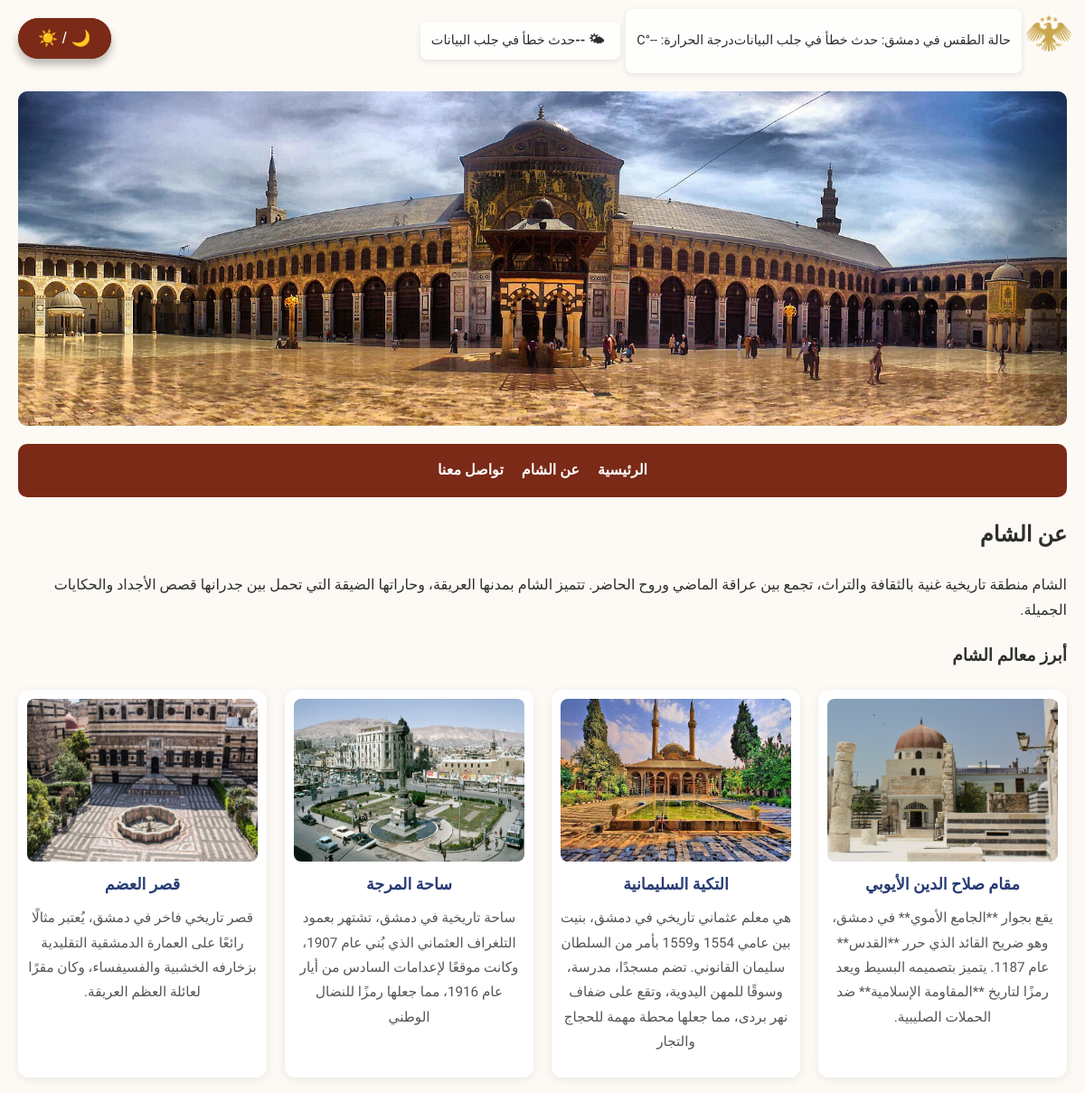
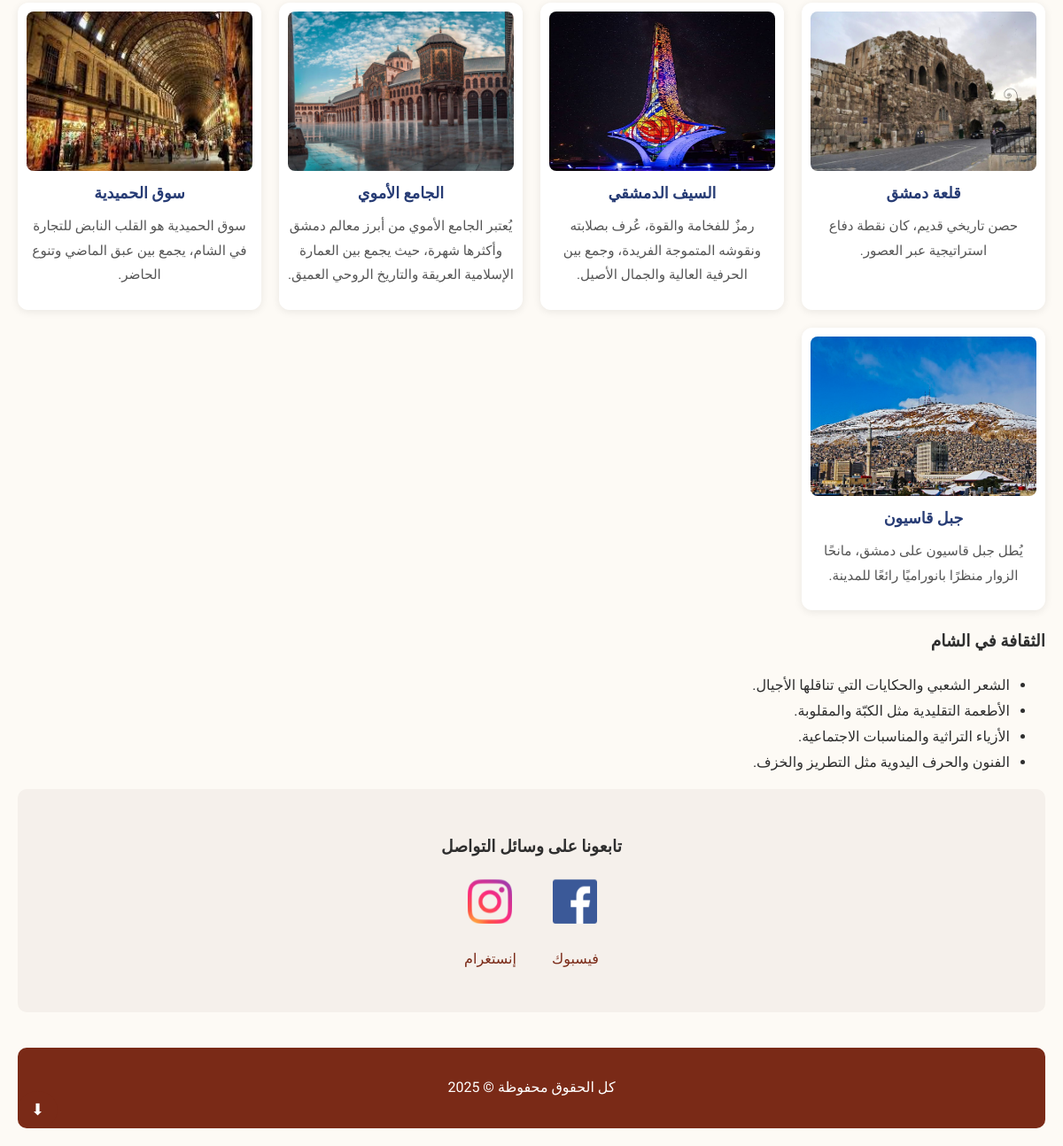
The app's page /3n-alsham.php with its own data (2 pictures, top to bottom).
### tables this page shows
CREATE TABLE `highlights` (
  `id` int(11) NOT NULL,
  `title` varchar(255) NOT NULL,
  `description` text NOT NULL,
  `image` varchar(255) NOT NULL
);

CREATE TABLE `social_links` (
  `id` int(11) NOT NULL,
  `platform` varchar(50) NOT NULL,
  `url` varchar(255) NOT NULL,
  `icon` varchar(255) NOT NULL
);

### 3n-alsham.php (the view, shortened to what this page needs)
<?php include 'db.php';
include 'weather.php';
$socialQuery = "SELECT platform, url, icon FROM social_links ORDER BY id ASC";
$socialResult = mysqli_query($conn, $socialQuery);
$socialLinks = [];
if ($socialResult && mysqli_num_rows($socialResult) > 0) {
    while ($row = mysqli_fetch_assoc($socialResult)) {
        $socialLinks[] = $row;
    }
}
?>
<!DOCTYPE html>
<html lang="ar" dir="rtl">
<head>
    <link rel="stylesheet" href="style.css" />
    <div class="Logo">
        <img src="الهوية_البصرية.png" alt="">
    </div>
    <div class="weather-widget">
      <span class="weather-temp">🌤 <?= is_numeric($weatherTemp) ? round($weatherTemp) . '°C' : '--' ?></span>
      <span class="weather-desc"><?= htmlspecialchars($weatherDesc) ?></span>
    </div>
</head>
<body>
    <div class="wrapper">
        <header class="header">
            <?php
            $headerDir = "uploads/header";
            if (is_dir($headerDir)) {
                $headerImages = array_diff(scandir($headerDir), ['.', '..']);
                foreach ($headerImages as $headerImage) {
                    if (preg_match('/\.(jpg|jpeg|png|gif)$/i', $headerImage)) {
                        echo "<img src='$headerDir/$headerImage' alt='صورة الهيدر' class='header-image'>";
                        break;
                    }
                }
            } else {
                echo "<p>مجلد الصور غير موجود.</p>";
            }
            ?>
        </header>
        <nav id="mainNav" class="navbar">
            <ul>
                <li><a href="index.php">الرئيسية</a></li>
                <li><a href="3n-alsham.php">عن الشام</a></li>
                <li><a href="#contact">تواصل معنا</a></li>
            </ul>
        </nav>
        <section class="about-page intro">
            <h2>عن الشام</h2>
            <p>الشام منطقة تاريخية غنية بالثقافة والتراث، تجمع بين عراقة الماضي وروح الحاضر. تتميز الشام بمدنها العريقة، وحاراتها الضيقة التي تحمل بين جدرانها قصص الأجداد والحكايات الجميلة.</p>
        </section>
       <?php
            $highlightsQuery = "SELECT * FROM highlights ORDER BY id DESC";
            $highlightsResult = mysqli_query($conn, $highlightsQuery);
        ?>
        <section class="about-page highlights">
            <h3>أبرز معالم الشام</h3>
            <div class="cards">
                <?php if ($highlightsResult && mysqli_num_rows($highlightsResult) > 0): ?>
                    <?php while ($row = mysqli_fetch_assoc($highlightsResult)): ?>
                        <div class="card">
                            <img src="<?= htmlspecialchars($row['image']) ?>" alt="<?= htmlspecialchars($row['title']) ?>" />
                            <h4><?= htmlspecialchars($row['title']) ?></h4>
                            <p><?= htmlspecialchars($row['description']) ?></p>
                        </div>
                    <?php endwhile; ?>
                <?php else: ?>
                    <p>لا توجد معالم مضافة حالياً.</p>
                <?php endif; ?>
            </div>
        </section>
        <section class="about-page culture">
            <h3>الثقافة في الشام</h3>
            <ul>
                <li>الشعر الشعبي والحكايات التي تناقلها الأجيال.</li>
                <li>الأطعمة التقليدية مثل الكبّة والمقلوبة.</li>
                <li>الأزياء التراثية والمناسبات الاجتماعية.</li>
                <li>الفنون والحرف اليدوية مثل التطريز والخزف.</li>
            </ul>
        </section>
        <section class="social-section" id="contact">
            <h3>تابعونا على وسائل التواصل</h3>
            <div class="social-logos">
                <?php foreach ($socialLinks as $social): ?>
                    <div class="social-item">
                        <a href="<?= htmlspecialchars($social['url']) ?>" target="_blank" rel="noopener noreferrer">
                            <img src="<?= htmlspecialchars($social['icon']) ?>" alt="<?= htmlspecialchars($social['platform']) ?>" class="social-logo">
                            <p><?= htmlspecialchars($social['platform']) ?></p>
                        </a>
                    </div>
                <?php endforeach; ?>
            </div>
        </section>
        <footer>
            <p>كل الحقوق محفوظة &copy; 2025</p>
        </footer>
    </div>
    <button id="scrollDown" class="scroll-btn">⬇</button>
<button class="toggle-mode" onclick="document.body.classList.toggle('dark-mode')">🌙 / ☀️</button>
<button class="toggle-mode" onclick="toggleDarkMode()">🌙 / ☀️</button>
</body>
</html>

### weather.php (shortened to what this page needs)
<?php
$ch = curl_init();
$response = curl_exec($ch);
if ($response) {
    $data = json_decode($response, true);
    if ($data && isset($data['main']['temp'])) {
        $weatherTemp = $data['main']['temp'];
        $weatherDesc = $data['weather'][0]['description'];
    } else {
        $weatherTemp = '--';
        $weatherDesc = 'غير متوفر';
    }
} else {
    $weatherTemp = '--';
    $weatherDesc = 'حدث خطأ في جلب البيانات';
}
$tempRounded = is_numeric($weatherTemp) ? round($weatherTemp) : '--';
?>
<div class="weather-widget">
    <p>حالة الطقس في دمشق: <?= htmlspecialchars($weatherDesc) ?></p>
    <p>درجة الحرارة: <?= $tempRounded ?>°C</p>
</div>

### style.css (style rules this page uses)
body { font-family: 'Almarai', sans-serif; margin: 0; padding: 0; background-color: #fdfaf5; color: #2e2e2e; line-height: 1.8; direction: rtl; }
a { text-decoration: none; color: #7a2a17; transition: color 0.3s; }
.wrapper { max-width: 1200px; margin: 0 auto; padding: 20px; }
.header img { width: 100%; HEIGHT: 370px; border-radius: 10px; margin-bottom: 20px; }
.navbar { background-color: #7a2a17; padding: 15px; border-radius: 10px; margin-bottom: 20px; }
.navbar ul { list-style: none; display: flex; gap: 20px; justify-content: center; padding: 0; margin: 0; }
.navbar a { color: #fff; font-weight: bold; font-size: 16px; }
.social-section { background-color: #f5f0eb; padding: 30px; border-radius: 10px; text-align: center; }
.social-logos { display: flex; justify-content: center; gap: 40px; flex-wrap: wrap; }
.social-logo { width: 50px; height: 50px; margin-bottom: 10px; transition: transform 0.3s; }
footer { text-align: center; padding: 15px; background-color: #7a2a17; color: #fff; border-radius: 10px; margin-top: 40px; }
.scroll-btn { position: fixed; bottom: 20px; left: 20px; background-color: #7a2a17; color: #fff; border: none; padding: 10px 15px; border-radius: 50%; font-size: 18px; cursor: pointer; z-index: 1000; display: none; }
.cards { display: grid; grid-template-columns: repeat(auto-fill, minmax(250px, 1fr)); gap: 20px; margin-top: 20px; }
.card { background: #fff; border-radius: 12px; box-shadow: 0 2px 10px rgba(0,0,0,0.08); overflow: hidden; transition: transform 0.2s ease; display: flex; flex-direction: column; text-align: center; padding: 10px; }
.card img { width: 100%; height: 180px; object-fit: fill; border-radius: 8px; margin-bottom: 10px; }
.card h4 { margin: 0; font-size: 1.1em; color: #273c75; }
.card p { color: #555; font-size: 0.95em; margin-top: 8px; }
.toggle-mode { position: fixed; top: 20px; left: 20px; z-index: 2000; background: #7a2a17; color: white; border: none; padding: 12px 22px; border-radius: 30px; font-size: 1.1rem; cursor: pointer; box-shadow: 0 6px 10px rgba(0,0,0,0.15); transition: background-color 0.3s ease, transform 0.3s ease; animation: fadeIn 0.8s ease forwards; }
.navbar { animation: fadeIn 1s ease-in-out forwards; }
.header img { animation: fadeIn 1.2s ease forwards; }
.card { opacity: 0; animation: slideUp 0.6s ease forwards; animation-delay: 0.3s; }
.scroll-btn { animation: fadeIn 0.8s ease forwards; }
.social-logo { animation: fadeIn 1s ease-in-out forwards; }
.weather-widget { display: inline-flex; align-items: center; background: rgba(255,255,255,0.8); padding: 8px 12px; border-radius: 8px; box-shadow: 0 2px 6px rgba(0,0,0,0.1); font-size: 0.9rem; margin: 10px 70PX auto -68px; }
.weather-widget .weather-temp { font-weight: bold; margin-right: 6px; }
.weather-widget .weather-desc { text-transform: capitalize; }
.Logo { position: absolute; top: 10px; right: 10px; width: 60px; height: auto; z-index: 1000; perspective: 1000px; }
.Logo img { width: 100%; animation: flipY 30s ease-in-out infinite; transform-origin: center; display: block; }

### records on screen
highlights: image (picture), title "مقام صلاح الدين الأيوبي", description "يقع بجوار **الجامع الأموي** في دمشق، وهو ضريح القائد الذي حرر **القدس** عام 1187. يتميز بتصميمه البسيط ويعد رمزًا لتاريخ **المقاومة الإسلامية** ضد الحملات الصليبية."
highlights: image (picture), title "التكية السليمانية", description "هي معلم عثماني تاريخي في دمشق، بنيت بين عامي 1554 و1559 بأمر من السلطان سليمان القانوني. تضم مسجدًا، مدرسة، وسوقًا للمهن اليدوية، وتقع على ضفاف نهر بردى، مما جعلها محطة مهمة للحجاج والتجار"
highlights: image (picture), title "ساحة المرجة", description "ساحة تاريخية في دمشق، تشتهر بعمود التلغراف العثماني الذي بُني عام 1907، وكانت موقعًا لإعدامات السادس من أيار عام 1916، مما جعلها رمزًا للنضال الوطني"
highlights: image (picture), title "قصر العضم", description "قصر تاريخي فاخر في دمشق، يُعتبر مثالًا رائعًا على العمارة الدمشقية التقليدية بزخارفه الخشبية والفسيفساء، وكان مقرًا لعائلة العظم العريقة."
highlights: image (picture), title "قلعة دمشق", description "حصن تاريخي قديم، كان نقطة دفاع استراتيجية عبر العصور."
highlights: image (picture), title "السيف الدمشقي", description "رمزٌ للفخامة والقوة، عُرف بصلابته ونقوشه المتموجة الفريدة، وجمع بين الحرفية العالية والجمال الأصيل."
highlights: image (picture), title "الجامع الأموي", description "يُعتبر الجامع الأموي من أبرز معالم دمشق وأكثرها شهرة، حيث يجمع بين العمارة الإسلامية العريقة والتاريخ الروحي العميق."
highlights: image (picture), title "سوق الحميدية", description "سوق الحميدية هو القلب النابض للتجارة في الشام، يجمع بين عبق الماضي وتنوع الحاضر."
highlights: image (picture), title "جبل قاسيون", description "يُطل جبل قاسيون على دمشق، مانحًا الزوار منظرًا بانوراميًا رائعًا للمدينة."
social_links: icon (picture), platform "فيسبوك"
social_links: icon (picture), platform "إنستغرام"

### other values on screen
$weatherDesc "حدث خطأ في جلب البيانات"
$tempRounded "--"
